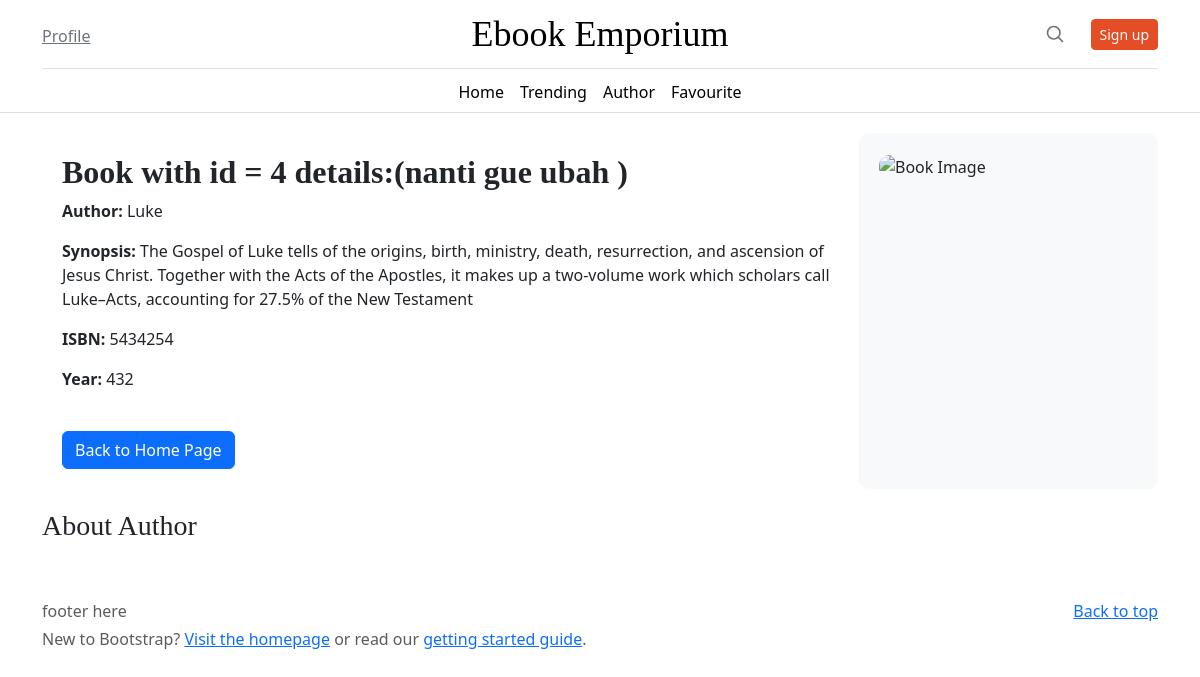
The page /php/Bookpage.php?id=4 on the database its author committed.
### tables this page shows
CREATE TABLE `book_description` (
  `id` int(11) NOT NULL,
  `author` varchar(255) NOT NULL,
  `synopsis` text NOT NULL,
  `isbn` varchar(20) NOT NULL,
  `year` int(11) NOT NULL
);

### php/Bookpage.php (the view, shortened to what this page needs)
<?php
$db = new Dbh();
$conn = $db->conn;
$book_id = isset($_GET['id']) ? $_GET['id'] : '';
$sql = "SELECT * FROM book_description WHERE id = :book_id";
$stmt = $conn->prepare($sql);
$stmt->bindParam(':book_id', $book_id);
$stmt->execute();
$row = $stmt->fetch(PDO::FETCH_ASSOC);
?>
<!DOCTYPE html>
<html lang="en">
<head>
    <link href="https://cdn.jsdelivr.net/npm/bootstrap@5.3.2/dist/css/bootstrap.min.css" rel="stylesheet">
    <link rel="stylesheet" href="Home.css">
</head>
<body>
    <div class="container">
        <header class="border-bottom lh-1 py-3">
            <div class="row flex-nowrap justify-content-between align-items-center">
                <div class="col-4 pt-1">
                    <a class="link-secondary" href="/WEBPRO/php/Profile/profile.php">Profile</a>
                </div>
                <div class="col-4 text-center">
                    <a class="blog-header-logo text-body-emphasis text-decoration-none" href="#">Ebook Emporium</a>
                </div>
                <div class="col-4 d-flex justify-content-end align-items-center search-container">
                    <a class="link-secondary" href="#" aria-label="Search" onclick="toggleSearch()">
                        <svg xmlns="http://www.w3.org/2000/svg" width="20" height="20" fill="none" stroke="currentColor" stroke-linecap="round" stroke-linejoin="round" stroke-width="2" class="mx-3" role="img" viewBox="0 0 24 24"><title>Search</title><circle cx="10.5" cy="10.5" r="7.5"/><path d="M21 21l-5.2-5.2"/></svg>
                    </a>
                    <a class="btn btn-sm btn-outline-secondary custom-signup-btn" href="/WEBPRO/php/Signup/SignUp.php">Sign up</a>
                </div>
            </div>
        </header>
    </div>
    <div class="nav-scroller py-1 mb-3 border-bottom">
        <nav class="nav nav-underline justify-content-center">
            <a class="nav-item nav-link link-body-emphasis" href="/WEBPRO/php/Home/home.php">Home</a>
            <a class="nav-item nav-link link-body-emphasis" href="#">Trending</a>
            <a class="nav-item nav-link link-body-emphasis" href="/WEBPRO/php/Author/Authorpage.php">Author</a>
            <a class="nav-item nav-link link-body-emphasis" href="#">Favourite</a>
        </nav>
    </div>
    <main>
    <div class="book-details-container container">
        <div class="book-details">
            <h2><b>Book with id = <?php echo $row['id']; ?> details:(nanti gue ubah )</b></h2>
            <p><b>Author:</b> <?php echo isset($row['author']) ? $row['author'] : 'N/A'; ?></p>
            <p><b>Synopsis:</b> <?php echo isset($row['synopsis']) ? $row['synopsis'] : 'N/A'; ?></p>
            <p><b>ISBN:</b> <?php echo isset($row['isbn']) ? $row['isbn'] : 'N/A'; ?></p>
            <p><b>Year:</b> <?php echo isset($row['year']) ? $row['year'] : 'N/A'; ?></p>
            <form action="home.php">
                <br><button class="btn btn-primary">Back to Home Page</button>
            </form>
        </div>
        <div class="image-container">
            <img src="<?php echo isset($row['book_image']) ? $row['book_image'] : 'N/A'; ?>" class="card-img-top" alt="Book Image">
        </div>
    </div>
<div class="about-author-container container">
        <h3>About Author</h3>
    </div>
    </main>
    <footer class="text-body-secondary py-5">
        <div class="container">
            <p class="float-end mb-1">
                <a href="#">Back to top</a>
            </p>
            <p class="mb-1">footer here</p>
            <p class="mb-0">New to Bootstrap? <a href="/">Visit the homepage</a> or read our <a href="../getting-started/introduction/">getting started guide</a>.</p>
        </div>
    </footer>
</body>
</html>

### php/Home/Home.css (style rules this page uses)
.nav-scroller { position: relative; z-index: 2; height: 2.75rem; overflow-y: hidden; }
.nav-scroller .nav { display: flex; flex-wrap: nowrap; padding-bottom: 1rem; margin-top: -1px; overflow-x: auto; text-align: center; white-space: nowrap; -webkit-overflow-scrolling: touch; }
.card-img-top { height: 369px; width: 100%; }
.btn-outline-secondary { transition: background-color 0.3s ease, color 0.3s ease, transform 0.3s ease; color: black; background-color: #fff5e1; border: 1px solid #ffd699; outline: none; user-select: none; }
.custom-signup-btn { color: #fff; background-color: #e44d26; border-color: #e44d26; transition: background-color 0.3s ease, color 0.3s ease, transform 0.3s ease; }
.blog-header-logo { font-family: "Playfair Display", Georgia, "Times New Roman", serif; font-size: 2.25rem; }
h1, h2, h3, h4, h5, h6 { font-family: "Playfair Display", Georgia, "Times New Roman", serif; }
.image-container { background-image: url('/WEBPRO/Images/bg1.png'); background-size: cover; background-position: center; position: relative; overflow: hidden; transition: transform 0.3s ease; }

### php/Bookpage.php (style rules this page uses)
.search-container { position: relative; }
.custom-signup-btn { margin-left: 10px; }
.image-container { background-color: #f8f9fa; border-radius: 10px; overflow: hidden; }
.book-details-container { display: flex; flex-wrap: wrap; margin-top: 20px; }
.book-details { flex: 3; padding: 20px; }
.image-container { flex: 1; padding: 20px; }
.image-container img { width: 100%; height: auto; border-radius: 10px; }
.custom-signup-btn { color: #fff; background-color: #e44d26; border-color: #e44d26; transition: background-color 0.3s ease, color 0.3s ease, transform 0.3s ease; }
.blog-header-logo { font-family: "Playfair Display", Georgia, "Times New Roman", serif; font-size: 2.25rem; }
h1, h2, h3, h4, h5, h6 { font-family: "Playfair Display", Georgia, "Times New Roman", serif; }
.about-author-container { margin-top: 20px; }

### rows shown on the page
book_description: id "4", author "Luke", synopsis "The Gospel of Luke tells of the origins, birth, ministry, death, resurrection, and ascension of Jesus Christ. Together with the Acts of the Apostles, it makes up a two-volume work which scholars call Luke–Acts, accounting for 27.5% of the New Testament", isbn "5434254", year "432"
